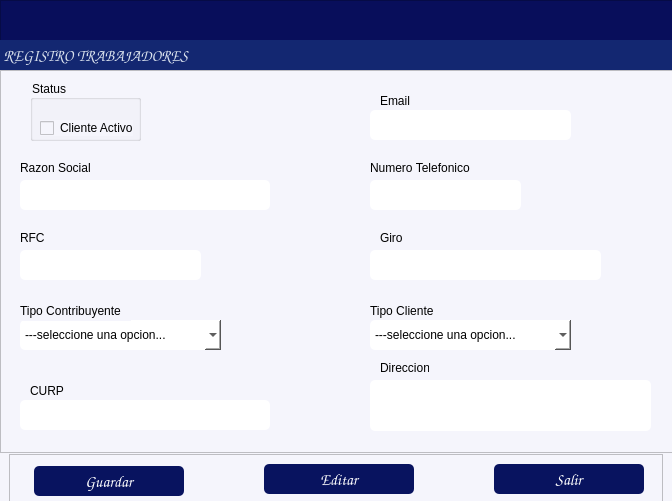
<?xml version="1.0" encoding="UTF-8"?>
<ui version="4.0">
 <class>formClientes</class>
 <widget class="QDialog" name="formClientes">
  <property name="windowModality">
   <enum>Qt::WindowModality::ApplicationModal</enum>
  </property>
  <property name="geometry">
   <rect>
    <x>0</x>
    <y>0</y>
    <width>672</width>
    <height>501</height>
   </rect>
  </property>
  <property name="windowTitle">
   <string/>
  </property>
  <property name="styleSheet">
   <string notr="true">background-color: rgb(245, 245, 252);</string>
  </property>
  <widget class="QFrame" name="frame">
   <property name="geometry">
    <rect>
     <x>0</x>
     <y>0</y>
     <width>681</width>
     <height>71</height>
    </rect>
   </property>
   <property name="maximumSize">
    <size>
     <width>16777215</width>
     <height>16777215</height>
    </size>
   </property>
   <property name="styleSheet">
    <string notr="true">background-color: rgb(8, 14, 91);</string>
   </property>
   <property name="frameShape">
    <enum>QFrame::Shape::StyledPanel</enum>
   </property>
   <property name="frameShadow">
    <enum>QFrame::Shadow::Raised</enum>
   </property>
   <widget class="QLabel" name="label_6">
    <property name="geometry">
     <rect>
      <x>0</x>
      <y>40</y>
      <width>832</width>
      <height>31</height>
     </rect>
    </property>
    <property name="font">
     <font>
      <family>Comic Sans MS</family>
      <pointsize>12</pointsize>
      <bold>true</bold>
     </font>
    </property>
    <property name="styleSheet">
     <string notr="true">color: rgb(255, 255, 255);
background-color: rgb(19, 39, 113);
color: rgb(255, 78, 2);
color: rgb(216, 224, 236);</string>
    </property>
    <property name="text">
     <string> REGISTRO TRABAJADORES </string>
    </property>
    <property name="alignment">
     <set>Qt::AlignmentFlag::AlignLeading|Qt::AlignmentFlag::AlignLeft|Qt::AlignmentFlag::AlignVCenter</set>
    </property>
   </widget>
  </widget>
  <widget class="QFrame" name="frame_2">
   <property name="geometry">
    <rect>
     <x>0</x>
     <y>70</y>
     <width>681</width>
     <height>383</height>
    </rect>
   </property>
   <property name="maximumSize">
    <size>
     <width>16777215</width>
     <height>500</height>
    </size>
   </property>
   <property name="styleSheet">
    <string notr="true">background-color: rgb(255, 255, 255);
background-color: rgb(245, 245, 252);</string>
   </property>
   <property name="frameShape">
    <enum>QFrame::Shape::StyledPanel</enum>
   </property>
   <property name="frameShadow">
    <enum>QFrame::Shadow::Raised</enum>
   </property>
   <widget class="QLineEdit" name="txtNombreCliente">
    <property name="geometry">
     <rect>
      <x>20</x>
      <y>110</y>
      <width>250</width>
      <height>30</height>
     </rect>
    </property>
    <property name="styleSheet">
     <string notr="true">background-color: rgb(255, 255, 255);
border-radius:5px;</string>
    </property>
    <property name="alignment">
     <set>Qt::AlignmentFlag::AlignBottom|Qt::AlignmentFlag::AlignLeading|Qt::AlignmentFlag::AlignLeft</set>
    </property>
   </widget>
   <widget class="QLabel" name="label_4">
    <property name="geometry">
     <rect>
      <x>30</x>
      <y>310</y>
      <width>49</width>
      <height>21</height>
     </rect>
    </property>
    <property name="text">
     <string>CURP</string>
    </property>
   </widget>
   <widget class="QTextEdit" name="txtDireccion">
    <property name="geometry">
     <rect>
      <x>370</x>
      <y>310</y>
      <width>281</width>
      <height>51</height>
     </rect>
    </property>
    <property name="styleSheet">
     <string notr="true">background-color: rgb(255, 255, 255);
border-radius:5px;</string>
    </property>
   </widget>
   <widget class="QComboBox" name="cmbTipoContribuyente">
    <property name="enabled">
     <bool>true</bool>
    </property>
    <property name="geometry">
     <rect>
      <x>20</x>
      <y>250</y>
      <width>201</width>
      <height>30</height>
     </rect>
    </property>
    <property name="styleSheet">
     <string notr="true">background-color: rgb(255, 255, 255);
border-radius:5px;</string>
    </property>
    <item>
     <property name="text">
      <string>---seleccione una opcion...</string>
     </property>
    </item>
    <item>
     <property name="text">
      <string>Persona Fisica</string>
     </property>
    </item>
    <item>
     <property name="text">
      <string>Persona Moral</string>
     </property>
    </item>
   </widget>
   <widget class="QLabel" name="label_3">
    <property name="geometry">
     <rect>
      <x>20</x>
      <y>230</y>
      <width>111</width>
      <height>21</height>
     </rect>
    </property>
    <property name="text">
     <string>Tipo Contribuyente</string>
    </property>
   </widget>
   <widget class="QLabel" name="label_8">
    <property name="geometry">
     <rect>
      <x>380</x>
      <y>290</y>
      <width>49</width>
      <height>16</height>
     </rect>
    </property>
    <property name="text">
     <string>Direccion</string>
    </property>
   </widget>
   <widget class="QGroupBox" name="groupBox">
    <property name="geometry">
     <rect>
      <x>30</x>
      <y>10</y>
      <width>111</width>
      <height>61</height>
     </rect>
    </property>
    <property name="styleSheet">
     <string notr="true"/>
    </property>
    <property name="title">
     <string>Status</string>
    </property>
    <widget class="QCheckBox" name="checkBoxStatus">
     <property name="geometry">
      <rect>
       <x>10</x>
       <y>40</y>
       <width>93</width>
       <height>16</height>
      </rect>
     </property>
     <property name="styleSheet">
      <string notr="true">border-color: rgb(0, 0, 0);</string>
     </property>
     <property name="text">
      <string>Cliente Activo</string>
     </property>
    </widget>
   </widget>
   <widget class="QLabel" name="label_5">
    <property name="geometry">
     <rect>
      <x>380</x>
      <y>20</y>
      <width>49</width>
      <height>21</height>
     </rect>
    </property>
    <property name="text">
     <string>Email</string>
    </property>
   </widget>
   <widget class="QLabel" name="label_7">
    <property name="geometry">
     <rect>
      <x>380</x>
      <y>160</y>
      <width>31</width>
      <height>16</height>
     </rect>
    </property>
    <property name="text">
     <string>Giro</string>
    </property>
   </widget>
   <widget class="QLabel" name="label_9">
    <property name="geometry">
     <rect>
      <x>370</x>
      <y>90</y>
      <width>111</width>
      <height>16</height>
     </rect>
    </property>
    <property name="text">
     <string>Numero Telefonico</string>
    </property>
   </widget>
   <widget class="QLineEdit" name="txtRFC">
    <property name="geometry">
     <rect>
      <x>20</x>
      <y>180</y>
      <width>181</width>
      <height>30</height>
     </rect>
    </property>
    <property name="styleSheet">
     <string notr="true">background-color: rgb(255, 255, 255);
border-radius:5px;
</string>
    </property>
    <property name="alignment">
     <set>Qt::AlignmentFlag::AlignBottom|Qt::AlignmentFlag::AlignLeading|Qt::AlignmentFlag::AlignLeft</set>
    </property>
   </widget>
   <widget class="QLineEdit" name="txtEmail">
    <property name="geometry">
     <rect>
      <x>370</x>
      <y>40</y>
      <width>201</width>
      <height>30</height>
     </rect>
    </property>
    <property name="styleSheet">
     <string notr="true">background-color: rgb(255, 255, 255);
border-radius:5px;</string>
    </property>
    <property name="alignment">
     <set>Qt::AlignmentFlag::AlignBottom|Qt::AlignmentFlag::AlignLeading|Qt::AlignmentFlag::AlignLeft</set>
    </property>
   </widget>
   <widget class="QLineEdit" name="txtCel">
    <property name="geometry">
     <rect>
      <x>370</x>
      <y>110</y>
      <width>151</width>
      <height>30</height>
     </rect>
    </property>
    <property name="styleSheet">
     <string notr="true">background-color: rgb(255, 255, 255);
border-radius:5px;</string>
    </property>
    <property name="alignment">
     <set>Qt::AlignmentFlag::AlignBottom|Qt::AlignmentFlag::AlignLeading|Qt::AlignmentFlag::AlignLeft</set>
    </property>
   </widget>
   <widget class="QLineEdit" name="txtGiro">
    <property name="geometry">
     <rect>
      <x>370</x>
      <y>180</y>
      <width>231</width>
      <height>30</height>
     </rect>
    </property>
    <property name="styleSheet">
     <string notr="true">background-color: rgb(255, 255, 255);
border-radius:5px;</string>
    </property>
    <property name="alignment">
     <set>Qt::AlignmentFlag::AlignBottom|Qt::AlignmentFlag::AlignLeading|Qt::AlignmentFlag::AlignLeft</set>
    </property>
   </widget>
   <widget class="QLineEdit" name="txtCURP">
    <property name="geometry">
     <rect>
      <x>20</x>
      <y>330</y>
      <width>250</width>
      <height>30</height>
     </rect>
    </property>
    <property name="styleSheet">
     <string notr="true">background-color: rgb(255, 255, 255);
border-radius:5px;</string>
    </property>
    <property name="alignment">
     <set>Qt::AlignmentFlag::AlignBottom|Qt::AlignmentFlag::AlignLeading|Qt::AlignmentFlag::AlignLeft</set>
    </property>
   </widget>
   <widget class="QLabel" name="label_10">
    <property name="geometry">
     <rect>
      <x>20</x>
      <y>90</y>
      <width>111</width>
      <height>16</height>
     </rect>
    </property>
    <property name="text">
     <string>Razon Social</string>
    </property>
   </widget>
   <widget class="QLabel" name="label_11">
    <property name="geometry">
     <rect>
      <x>20</x>
      <y>160</y>
      <width>31</width>
      <height>16</height>
     </rect>
    </property>
    <property name="text">
     <string>RFC</string>
    </property>
   </widget>
   <widget class="QLabel" name="label_12">
    <property name="geometry">
     <rect>
      <x>370</x>
      <y>230</y>
      <width>111</width>
      <height>21</height>
     </rect>
    </property>
    <property name="text">
     <string>Tipo Cliente</string>
    </property>
   </widget>
   <widget class="QComboBox" name="cmbTipoCliente">
    <property name="enabled">
     <bool>true</bool>
    </property>
    <property name="geometry">
     <rect>
      <x>370</x>
      <y>250</y>
      <width>201</width>
      <height>30</height>
     </rect>
    </property>
    <property name="styleSheet">
     <string notr="true">background-color: rgb(255, 255, 255);
border-radius:5px;</string>
    </property>
    <item>
     <property name="text">
      <string>---seleccione una opcion...</string>
     </property>
    </item>
    <item>
     <property name="text">
      <string>Areas Comunes</string>
     </property>
    </item>
    <item>
     <property name="text">
      <string>Locales Comerciales</string>
     </property>
    </item>
    <item>
     <property name="text">
      <string>Espacios Publicitarios</string>
     </property>
    </item>
    <item>
     <property name="text">
      <string>Recuperacion Servicios</string>
     </property>
    </item>
   </widget>
  </widget>
  <widget class="QFrame" name="frame_3">
   <property name="geometry">
    <rect>
     <x>9</x>
     <y>454</y>
     <width>654</width>
     <height>51</height>
    </rect>
   </property>
   <property name="maximumSize">
    <size>
     <width>16777215</width>
     <height>60</height>
    </size>
   </property>
   <property name="styleSheet">
    <string notr="true"/>
   </property>
   <property name="frameShape">
    <enum>QFrame::Shape::StyledPanel</enum>
   </property>
   <property name="frameShadow">
    <enum>QFrame::Shadow::Raised</enum>
   </property>
   <widget class="QPushButton" name="btnGuardar">
    <property name="geometry">
     <rect>
      <x>25</x>
      <y>12</y>
      <width>150</width>
      <height>30</height>
     </rect>
    </property>
    <property name="maximumSize">
     <size>
      <width>150</width>
      <height>100</height>
     </size>
    </property>
    <property name="font">
     <font>
      <family>Comic Sans MS</family>
      <pointsize>12</pointsize>
      <bold>false</bold>
     </font>
    </property>
    <property name="cursor">
     <cursorShape>PointingHandCursor</cursorShape>
    </property>
    <property name="layoutDirection">
     <enum>Qt::LayoutDirection::LeftToRight</enum>
    </property>
    <property name="styleSheet">
     <string notr="true">background-color: rgb(8, 19, 95);
color: rgb(255, 255, 255);
border-radius:5px;
</string>
    </property>
    <property name="text">
     <string>Guardar</string>
    </property>
    <property name="icon">
     <iconset>
      <normaloff>../iconos/guardar.png</normaloff>../iconos/guardar.png</iconset>
    </property>
    <property name="iconSize">
     <size>
      <width>30</width>
      <height>30</height>
     </size>
    </property>
    <property name="flat">
     <bool>true</bool>
    </property>
   </widget>
   <widget class="QPushButton" name="btnEditar">
    <property name="geometry">
     <rect>
      <x>255</x>
      <y>10</y>
      <width>150</width>
      <height>30</height>
     </rect>
    </property>
    <property name="maximumSize">
     <size>
      <width>150</width>
      <height>100</height>
     </size>
    </property>
    <property name="font">
     <font>
      <family>Comic Sans MS</family>
      <pointsize>12</pointsize>
      <bold>false</bold>
     </font>
    </property>
    <property name="cursor">
     <cursorShape>PointingHandCursor</cursorShape>
    </property>
    <property name="layoutDirection">
     <enum>Qt::LayoutDirection::LeftToRight</enum>
    </property>
    <property name="styleSheet">
     <string notr="true">background-color: rgb(8, 19, 95);
color: rgb(255, 255, 255);
border-radius:5px;
</string>
    </property>
    <property name="text">
     <string>Editar</string>
    </property>
    <property name="icon">
     <iconset>
      <normaloff>../iconos/Custom-Icon-Design-Pretty-Office-9-Edit-file.256.png</normaloff>../iconos/Custom-Icon-Design-Pretty-Office-9-Edit-file.256.png</iconset>
    </property>
    <property name="iconSize">
     <size>
      <width>20</width>
      <height>20</height>
     </size>
    </property>
    <property name="flat">
     <bool>true</bool>
    </property>
   </widget>
   <widget class="QPushButton" name="btnSalir">
    <property name="geometry">
     <rect>
      <x>485</x>
      <y>10</y>
      <width>150</width>
      <height>30</height>
     </rect>
    </property>
    <property name="maximumSize">
     <size>
      <width>150</width>
      <height>100</height>
     </size>
    </property>
    <property name="font">
     <font>
      <family>Comic Sans MS</family>
      <pointsize>12</pointsize>
      <bold>false</bold>
     </font>
    </property>
    <property name="cursor">
     <cursorShape>PointingHandCursor</cursorShape>
    </property>
    <property name="layoutDirection">
     <enum>Qt::LayoutDirection::LeftToRight</enum>
    </property>
    <property name="styleSheet">
     <string notr="true">background-color: rgb(8, 19, 95);
color: rgb(255, 255, 255);
border-radius:5px;
</string>
    </property>
    <property name="text">
     <string>Salir</string>
    </property>
    <property name="icon">
     <iconset>
      <normaloff>../iconos/salir.ico</normaloff>../iconos/salir.ico</iconset>
    </property>
    <property name="iconSize">
     <size>
      <width>20</width>
      <height>20</height>
     </size>
    </property>
    <property name="flat">
     <bool>true</bool>
    </property>
   </widget>
  </widget>
 </widget>
 <resources/>
 <connections/>
</ui>
